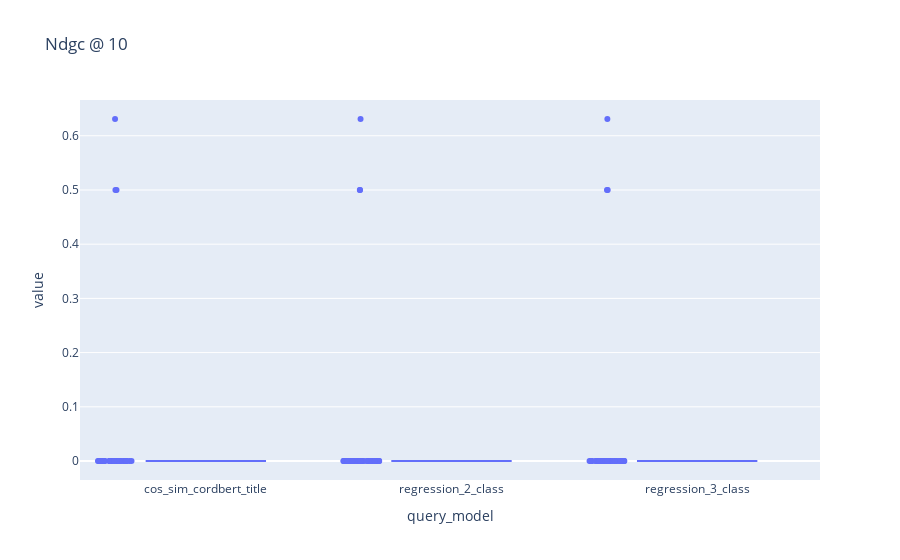

The notebook cell this image was saved under:
### Code cell
fig = px.box(
    metric_values_bert_abstract[metric_values_bert_abstract.metric == "ndcg_10"],
    x="query_model",
    y="value",
    title="Ndgc @ 10",
    points="all"
)
fig.show()

### Figure 1 — Plotly figure (JSON) as saved in the notebook; plotly's stock layout.template omitted (floating-point values rounded to 4 significant figures; data arrays with more than 128 entries replaced by an {"elided": "..."} marker saying what was removed)
{"data": [{"alignmentgroup": "True", "boxpoints": "all", "hovertemplate": "query_model=%{x}<br>value=%{y}<extra></extra>", "legendgroup": "", "marker": {"color": "#636efa"}, "name": "", "notched": false, "offsetgroup": "", "orientation": "v", "showlegend": false, "type": "box", "x": {"elided": "129 str values"}, "x0": " ", "xaxis": "x", "y": {"elided": "129 float values"}, "y0": " ", "yaxis": "y"}], "layout": {"boxmode": "group", "legend": {"tracegroupgap": 0}, "title": {"text": "Ndgc @ 10"}, "xaxis": {"anchor": "y", "domain": [0, 1], "title": {"text": "query_model"}}, "yaxis": {"anchor": "x", "domain": [0, 1], "title": {"text": "value"}}}}
